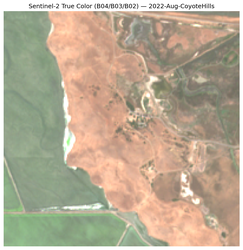
#> input picture data/sentinel_data/color_images/sat_rgb_2022-Aug-CoyoteHills.png, 243 x 250 px, shrunk from 1001 x 1033 before the run, found by its file name
$ python compare_saturation_filter.py
#> lines starting #> are read from the running program, lines starting #| are printed output that depends on the picture
### software/ndvi_pipeline/rgb_health.py
"""
RGB vegetation health scoring for drone imagery.

Two independent per-cell indices:
  HSV ratio  — green / (green + 0.5*yellow + brown + 1)
  VARI       — (G-R)/(G+R-B+1e-10), Gitelson et al. 2002, normalised to 0-1

Combined score = average of both. Cells are classified into four tiers.
"""

import os
from datetime import datetime

import matplotlib
matplotlib.use('Agg')
import matplotlib.pyplot as plt
import cv2
import numpy as np

# ---------------------------------------------------------------------------
# Tier system
# ---------------------------------------------------------------------------
TIER_HEALTHY  = 'Healthy'
TIER_MONITOR  = 'Monitor'
TIER_STRESSED = 'Action Needed'
TIER_CRITICAL = 'Critical'

# BGR colours used by stitch_grid for cell borders
TIER_COLORS_BGR = {
    TIER_HEALTHY:  (0,  180,  0),    # green
    TIER_MONITOR:  (0,  200, 230),   # yellow
    TIER_STRESSED: (0,  140, 255),   # orange
    TIER_CRITICAL: (0,    0, 220),   # red
}

_TIER_PLOT_COLORS = {
    TIER_HEALTHY:  'darkgreen',
    TIER_MONITOR:  'goldenrod',
    TIER_STRESSED: 'darkorange',
    TIER_CRITICAL: 'darkred',
}

_RECOMMENDATIONS = {
    TIER_HEALTHY:  'No intervention required',
    TIER_MONITOR:  'Schedule visual inspection within 2 weeks',
    TIER_STRESSED: 'Prioritize irrigation and inspect for pests or disease within 1 week',
    TIER_CRITICAL: (
        'Immediate intervention required — likely plant loss without action within 48 hours'
    ),
}


def classify_tier(score):
    if score >= 0.65: return TIER_HEALTHY
    if score >= 0.40: return TIER_MONITOR
    if score >= 0.20: return TIER_STRESSED
    return TIER_CRITICAL


def get_recommendation(tier):
    return _RECOMMENDATIONS[tier]


# ---------------------------------------------------------------------------
# Cell-level scoring
# ---------------------------------------------------------------------------

def rgb_cell_score(hsv_cell):
    """Green/yellow/brown HSV ratio. Yellow weighted as half as bad as brown."""
    h, s, v = hsv_cell[:, :, 0], hsv_cell[:, :, 1], hsv_cell[:, :, 2]

    not_shadow = v > 30
    not_sky    = ~((h > 90) & (h < 130) & (s > 50))
    valid      = not_shadow & not_sky

    green_mask  = (h >= 35) & (h <= 85) & (s > 80)  & valid
    yellow_mask = (h >= 20) & (h <  35) & (s > 100) & (v > 100) & valid
    brown_mask  = (h >= 10) & (h <  35) & valid & ~yellow_mask

    green  = int(np.sum(green_mask))
    yellow = int(np.sum(yellow_mask))
    brown  = int(np.sum(brown_mask))

    return green / (green + yellow * 0.5 + brown + 1)


def vari_score(bgr_cell):
    """VARI normalised to 0-1. Clips raw VARI to [-0.2, 0.6] before rescaling."""
    f = bgr_cell.astype(float) / 255.0
    B = f[:, :, 0].mean()
    G = f[:, :, 1].mean()
    R = f[:, :, 2].mean()
    raw  = (G - R) / (G + R - B + 1e-10)
    return float((np.clip(raw, -0.2, 0.6) + 0.2) / 0.8)


def combined_cell_score(hsv_cell, bgr_cell):
    """Average of HSV ratio score and normalised VARI."""
    return (rgb_cell_score(hsv_cell) + vari_score(bgr_cell)) / 2.0


# ---------------------------------------------------------------------------
# Health report
# ---------------------------------------------------------------------------

def generate_health_report(scores, tiers, label, out_path):
    """Write a plain-text health report alongside the grid image."""
    n_rows, n_cols = scores.shape
    total = n_rows * n_cols

    counts = {t: 0 for t in [TIER_HEALTHY, TIER_MONITOR, TIER_STRESSED, TIER_CRITICAL]}
    for row in tiers:
        for t in row:
            counts[t] += 1

    overall   = float(np.mean(scores))
    timestamp = datetime.now().strftime('%Y-%m-%d %H:%M')

    sep = '=========================================='
    lines = [
        sep,
        'LEAF GUARDIAN HEALTH REPORT',
        f'Site: {label}',
        f'Date: {timestamp}',
        f'Grid: {n_rows}x{n_cols} ({total} zones analyzed)',
        sep,
        'SUMMARY',
        f'Healthy zones:       {counts[TIER_HEALTHY]:>3}  ({counts[TIER_HEALTHY]/total*100:.0f}%)',
        f'Monitor zones:       {counts[TIER_MONITOR]:>3}  ({counts[TIER_MONITOR]/total*100:.0f}%)',
        f'Action Needed zones: {counts[TIER_STRESSED]:>3}  ({counts[TIER_STRESSED]/total*100:.0f}%)',
        f'Critical zones:      {counts[TIER_CRITICAL]:>3}  ({counts[TIER_CRITICAL]/total*100:.0f}%)',
        f'Overall site health score: {overall:.2f} / 1.00',
        sep,
        'PRIORITY ZONES REQUIRING ATTENTION',
    ]

    flagged = [
        f'  Zone ({i+1},{j+1}): {tiers[i][j].upper()} — {get_recommendation(tiers[i][j])}'
        for i in range(n_rows)
        for j in range(n_cols)
        if tiers[i][j] in (TIER_STRESSED, TIER_CRITICAL)
    ]
    lines += flagged if flagged else ['  None — all zones Healthy or Monitor.']

    lines += [
        sep,
        'METHODOLOGY NOTE',
        'Health scores computed using two independent RGB indices: green/yellow/brown',
        'pixel ratio (HSV-based) and VARI (Visible Atmospherically Resistant Index,',
        'Gitelson et al. 2002). Scores represent visible-light health proxies only.',
        'NDVI camera recommended for confirmation of stressed zones.',
        sep,
    ]

    out_dir = os.path.dirname(out_path)
    if out_dir:
        os.makedirs(out_dir, exist_ok=True)
    with open(out_path, 'w', encoding='utf-8') as fh:
        fh.write('\n'.join(lines) + '\n')
    print(f'  Health report -> {out_path}')


# ---------------------------------------------------------------------------
# Standalone grid analysis (single image)
# ---------------------------------------------------------------------------

def rgb_health_grid(image_path, grid_size=4, label='test'):
    img = cv2.imread(image_path)
    if img is None:
        raise FileNotFoundError(f'Cannot read image: {image_path}')

    hsv           = cv2.cvtColor(img, cv2.COLOR_BGR2HSV)
    h_img, w_img  = img.shape[:2]
    cell_h, cell_w = h_img // grid_size, w_img // grid_size

    scores = np.zeros((grid_size, grid_size))
    tiers  = [[None] * grid_size for _ in range(grid_size)]

    for i in range(grid_size):
        for j in range(grid_size):
            y0, x0       = i * cell_h, j * cell_w
            hsv_cell     = hsv[y0:y0+cell_h, x0:x0+cell_w]
            bgr_cell     = img[y0:y0+cell_h, x0:x0+cell_w]
            scores[i, j] = combined_cell_score(hsv_cell, bgr_cell)
            tiers[i][j]  = classify_tier(scores[i, j])

    # --- Figure ---
    masked = np.ma.masked_equal(scores, 0)
    cmap   = plt.cm.RdYlGn.copy()
    cmap.set_bad(color='black')

    _, ax = plt.subplots(figsize=(7, 7))
    im = ax.imshow(masked, cmap=cmap, vmin=0, vmax=1)
    plt.colorbar(im, ax=ax, label='Health Score (0-1)')
    ax.set_title(f'RGB Grid Health Map — {label} ({grid_size}x{grid_size})')

    for i in range(grid_size):
        for j in range(grid_size):
            t = tiers[i][j]
            ax.text(j, i - 0.12, f'{scores[i, j]:.2f}',
                    ha='center', va='center', fontsize=9, color='black')
            ax.text(j, i + 0.22, t,
                    ha='center', va='center', fontsize=6,
                    color=_TIER_PLOT_COLORS[t], fontweight='bold')
            ax.add_patch(plt.Rectangle(
                (j - 0.5, i - 0.5), 1, 1,
                linewidth=2, edgecolor=_TIER_PLOT_COLORS[t], facecolor='none',
            ))

    out_png = f'data/drone_imagery/rgb_grid_{label}.png'
    out_txt = f'data/drone_imagery/health_report_{label}.txt'
    os.makedirs('data/drone_imagery', exist_ok=True)
    plt.savefig(out_png, dpi=150, bbox_inches='tight')
    plt.close()
    print(f'  Grid image    -> {out_png}')

    generate_health_report(scores, tiers, label, out_txt)
    return scores


# [2 lines that do not run on import are left out]

### software/ndvi_pipeline/sentinel_ndvi.py
import sys
import os
sys.path.insert(0, os.path.dirname(__file__))

import numpy as np
import rasterio
import matplotlib.pyplot as plt
from sentinel_utils import crop_band

# [36 lines left out: function ndvi_health_grid, not called in this run]

def compute_ndvi(red_path, nir_path, label, grid_size=4, lat=None, lon=None, half_m=1000):
    if lat is not None:
        red = crop_band(red_path, lat, lon, half_m)
        nir = crop_band(nir_path, lat, lon, half_m)
    else:
        # Sentinel-2 stores reflectance as integers scaled by 10000; divide to get 0.0-1.0
        with rasterio.open(red_path) as f:
            red = f.read(1).astype(float) / 10000.0
        with rasterio.open(nir_path) as f:
            nir = f.read(1).astype(float) / 10000.0

    # NDVI formula: healthy plants absorb red light and reflect NIR strongly,
    # so high NDVI (near 1.0) = dense healthy vegetation, low/negative = bare soil or water
    ndvi = (nir - red) / (nir + red + 1e-10)  # 1e-10 avoids division by zero
    ndvi = np.clip(ndvi, -1, 1)

    # Exclude pixels below -0.5 (water, cloud shadows) from the site average
    mean_ndvi = float(np.nanmean(ndvi[ndvi > -0.5]))
    print(f"{label}: Mean NDVI = {mean_ndvi:.3f}")

    # Save a full-resolution NDVI map for the site
    plt.figure(figsize=(10, 8))
    plt.imshow(ndvi, cmap='RdYlGn', vmin=-0.2, vmax=0.8)
    plt.colorbar(label='NDVI')
    plt.title(f'Sentinel-2 NDVI — {label}')
    plt.savefig(f'data/sentinel_data/color_images/ndvi_{label}.png', dpi=150)
    plt.close()
    print(f"Saved to data/sentinel_data/color_images/ndvi_{label}.png")

    return ndvi_health_grid(ndvi, grid_size, label)

# [9 lines that do not run on import are left out]

### software/ndvi_pipeline/sentinel_utils.py
import rasterio
from rasterio.warp import transform as warp_transform
from rasterio.windows import Window


def crop_band(path, lat, lon, half_m=1000):
    """Windowed-read a single-band raster cropped to a square centred on (lat, lon).

    half_m: half the side length in metres (1000 → 2 km × 2 km crop).
    Returns a float64 array with DN scaled to surface reflectance (DN / 10000).
    """
    with rasterio.open(path) as f:
        xs, ys = warp_transform('EPSG:4326', f.crs, [lon], [lat])
        cx, cy = xs[0], ys[0]
        t = f.transform
        px_x, px_y = t.a, abs(t.e)

        col_center = (cx - t.c) / px_x
        row_center = (t.f - cy) / px_y

        half_cols = int(half_m / px_x)
        half_rows = int(half_m / px_y)

        col_off = max(0, int(col_center - half_cols))
        row_off = max(0, int(row_center - half_rows))
        width  = min(2 * half_cols, f.width  - col_off)
        height = min(2 * half_rows, f.height - row_off)

        return f.read(1, window=Window(col_off, row_off, width, height)).astype(float) / 10000.0

### software/ndvi_pipeline/compare_saturation_filter.py
import sys
import os
sys.path.insert(0, os.path.dirname(__file__))

import cv2
import numpy as np
import matplotlib.pyplot as plt

from rgb_health import rgb_health_grid          # already has the s > 80 fix
from sentinel_ndvi import compute_ndvi

IMAGE     = 'data/sentinel_data/color_images/sat_rgb_2022-Aug-CoyoteHills.png'
GRID_SIZE = 9
LAT, LON, HALF_M = 37.552707, -122.092559, 1000

# --- Before: original hue-only logic, reproduced inline ---
def _cell_score_hue_only(hsv_cell):
    h, s, v = hsv_cell[:, :, 0], hsv_cell[:, :, 1], hsv_cell[:, :, 2]
    not_shadow = v > 30
    not_sky    = ~((h > 90) & (h < 130) & (s > 50))
    valid      = not_shadow & not_sky
    green = np.sum((h >= 35) & (h <= 85) & valid)           # hue only
    brown = np.sum((h >= 10) & (h < 35)  & valid)
    return green / (green + brown) if (green + brown) > 0 else 0.0

img = cv2.imread(IMAGE)
#> img is the input picture: shape (250, 243, 3); mean B, G, R 148.3, 171.2, 184.8
hsv = cv2.cvtColor(img, cv2.COLOR_BGR2HSV)
#> hsv: shape (250, 243, 3); mean H, S, V 25.1, 55.7, 191
h_px, w_px = img.shape[:2]
#> h_px = 250; w_px = 243
cell_h, cell_w = h_px // GRID_SIZE, w_px // GRID_SIZE
#> cell_h = 27; cell_w = 27

rgb_before = np.zeros((GRID_SIZE, GRID_SIZE))
for i in range(GRID_SIZE):
    for j in range(GRID_SIZE):
        cell = hsv[i*cell_h:(i+1)*cell_h, j*cell_w:(j+1)*cell_w]
        rgb_before[i, j] = _cell_score_hue_only(cell)
#> cell: shape (27, 27, 3); mean H, S, V 11.8, 65.2, 200.5

# --- After: fixed rgb_health_grid (hue + s > 80) ---
rgb_after = rgb_health_grid(IMAGE, grid_size=GRID_SIZE, label='coyote-sat-fixed')
#> after the loop in rgb_health_grid, `for i in range(grid_size):`: tiers = 9 items
#> in rgb_health_grid, `plt.savefig(out_png, dpi=150, bbox_inches='tight')`:
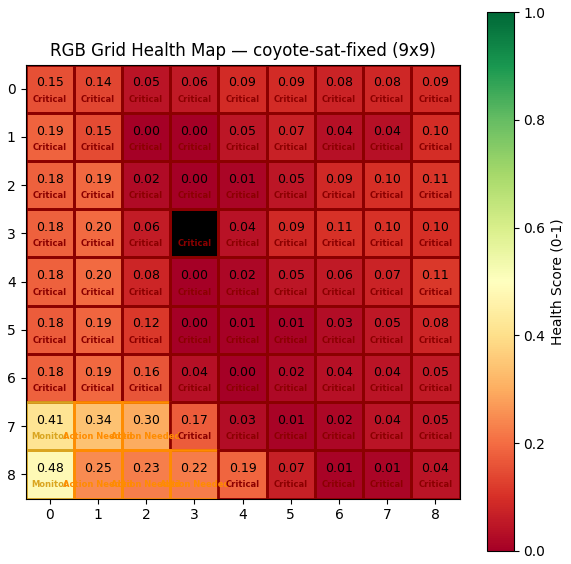
#> figure drawn by matplotlib, 2 panels
#> the loop in generate_health_report, `for row in tiers:` made 9 passes
#> after the loop in generate_health_report, `for row in tiers:`: counts = {'Healthy': 0, 'Monitor': 2, 'Action Needed': 5, 'Critical': 74}
#> in generate_health_report, `overall   = float(np.mean(scores))`: overall = 0.1
#> in generate_health_report, `flagged = [ f'  Zone ({i+1},{j+1}): {tiers[i][j].upper()} — {get_recom..`: flagged = 79 items
#> in generate_health_report, `lines += flagged if flagged else ['  None — all zones Healthy or Monit..`: lines = 93 items

# --- NDVI grid over the same crop ---
ndvi_scores = compute_ndvi(
    'data/sentinel_data/2022_aug/T10SEG_20220812T184931_B04_10m.jp2',
    'data/sentinel_data/2022_aug/T10SEG_20220812T184931_B08_10m.jp2',
    '2022-Aug-CoyoteHills', grid_size=GRID_SIZE,
    lat=LAT, lon=LON, half_m=HALF_M,
)
#> (the run stopped early here; a loop or call above may not have finished)

$ run again, with data/sentinel_data/color_images/ndvi_2022-Aug-CoyoteHills.png copied over data/sentinel_data/color_images/sat_rgb_2022-Aug-CoyoteHills.png
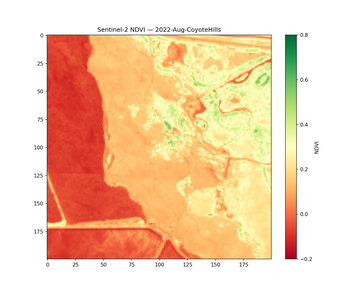
#> input picture data/sentinel_data/color_images/ndvi_2022-Aug-CoyoteHills.png, 364 x 291 px, shrunk from 1500 x 1200 before the run, found by its file name
#> img is the input picture: shape (291, 364, 3); mean B, G, R 179.6, 210.3, 245
#> hsv: shape (291, 364, 3); mean H, S, V 10, 72, 246.5
#> after the loop in rgb_health_grid, `for i in range(grid_size):`: tiers = 9 items
#> in rgb_health_grid, `plt.savefig(out_png, dpi=150, bbox_inches='tight')`:
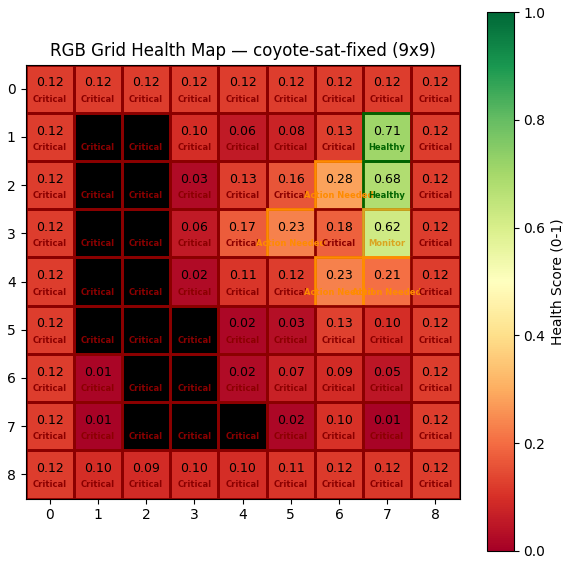
#> figure drawn by matplotlib, 2 panels
#> the loop in generate_health_report, `for row in tiers:` made 9 passes
#> after the loop in generate_health_report, `for row in tiers:`: counts = {'Healthy': 2, 'Monitor': 1, 'Action Needed': 4, 'Critical': 74}
#> overall = 0.109
#> flagged = 78 items
#> lines = 92 items
